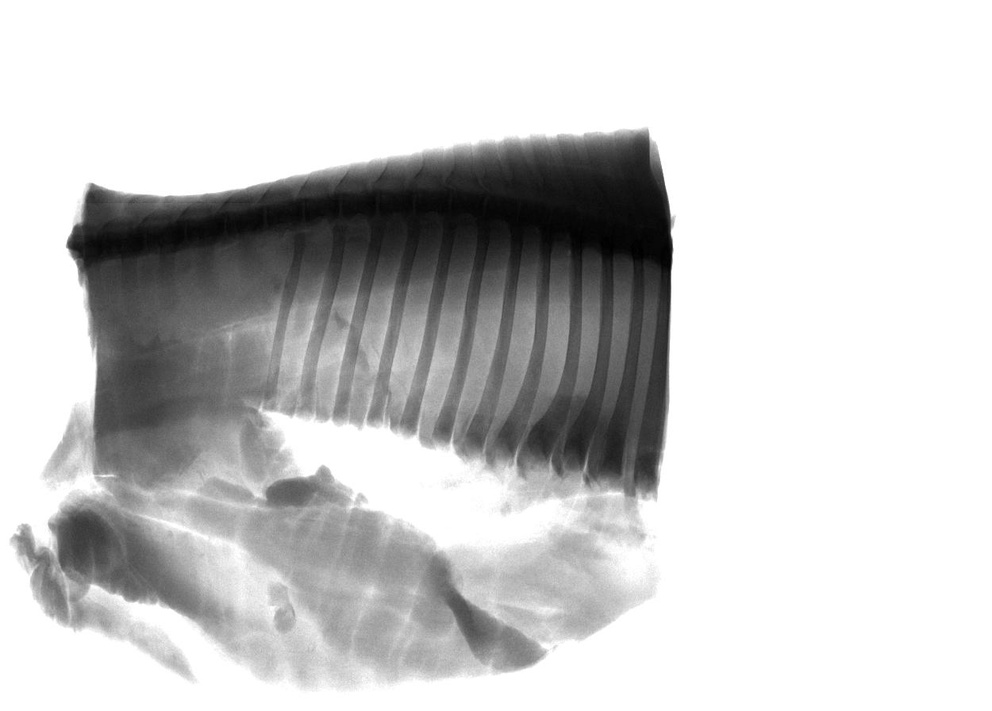
#> input picture opencv/jpegimages/xray_20180116_123140.pnm.jpg, 992 x 711 px, shrunk from 1250 x 896 before the run; its folder holds only this picture in this run
$ python roi_with_mean.py --impath jpegimages/xray_20180116_123140.pnm.jpg
#> lines starting #> are read from the running program, lines starting #| are printed output that depends on the picture; after the words box and inside, x2 and y2 are one past the last pixel; in counts of white or black regions, pixels touching at a corner belong together
import cv2
import argparse
import numpy as np
import os
import glob
import ntpath
from pathlib import Path
import time


def main():
    parser = argparse.ArgumentParser(description='Canny threshold values')
    parser.add_argument('--impath',
                        default="/home/soumik/code/nikko_debone/out/JPEGImages/*.jpg",
                        type=str,
                        help='Image Path for JPEGImages')
    # [8 lines of commented-out code are left out]

    args = parser.parse_args()


    count = 0
    save_dir = "roi_output/"
    for bb, file in enumerate(glob.glob(args.impath)):
        print(bb, file)
        head, tail = ntpath.split(file)


        start_time = time.time()
        new_img = crop_roi(file)

        count +=  (time.time() - start_time)
        os.makedirs(save_dir, exist_ok=True)
        cv2.imwrite(save_dir + "{}".format(tail), new_img)
        cv2.waitKey(0)
    print("--- %s seconds ---" % count)

def crop_roi(path, sigma=0.15):
#> called with path = 'jpegimages/xray_20180116_123140.pnm.jpg', sigma = 0.15
    image = cv2.imread(path)
#> image is the input picture: shape (711, 992, 3); min 0, max 255, mean 202.8


    sigma=0.33
    v = np.mean(image)
#> v = 202.8
    # apply automatic Canny edge detection using the computed median
    lower = int(max(0, (1.0 - sigma) * v))
#> lower = 135
    upper = int(min(255, (1.0 + sigma) * v))
#> upper = 255


    edged = cv2.Canny(image, lower, upper)
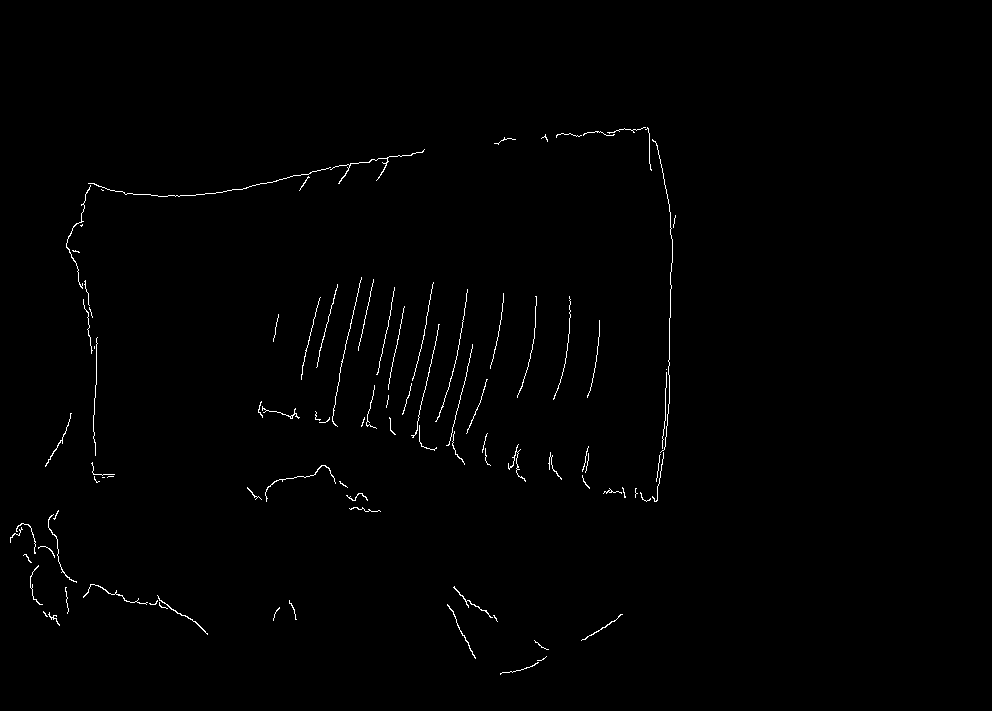
#> edged: shape (711, 992); 0.71% white in thin lines or dots, all inside (x1, y1, x2, y2) = (10, 127, 676, 675)

    kernel = cv2.getStructuringElement(cv2.MORPH_RECT, (7, 7))
    closed = cv2.morphologyEx(edged, cv2.MORPH_CLOSE, kernel)
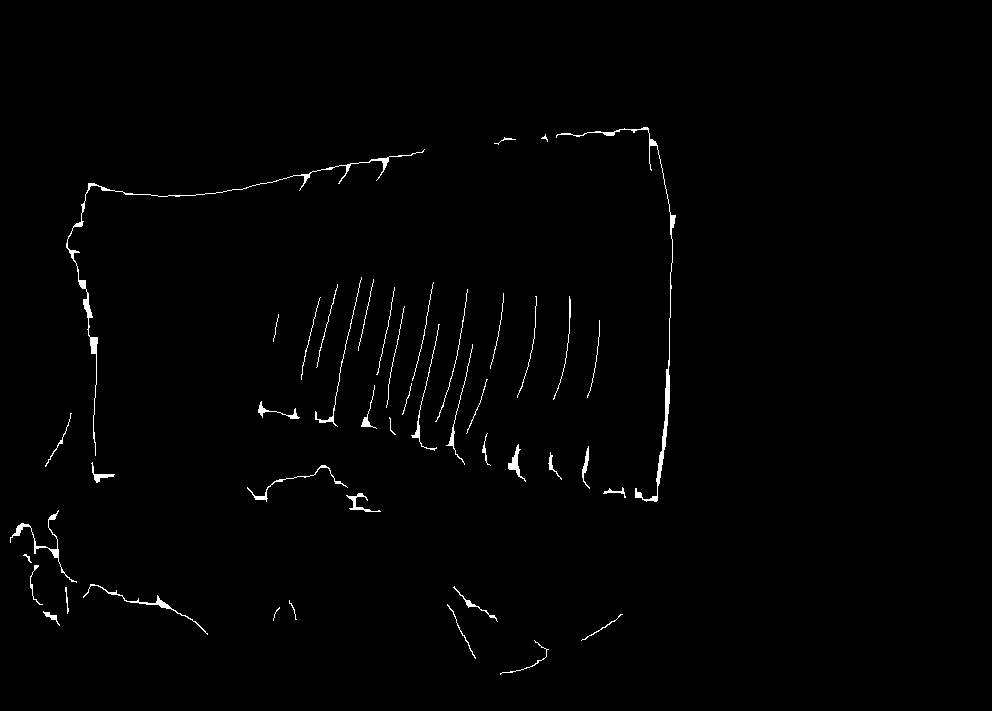
#> closed: shape (711, 992); 0.97% white; 45 white regions (2 under 20 px)
    (cnts, _) = cv2.findContours(closed.copy(), cv2.RETR_EXTERNAL,
                                 cv2.CHAIN_APPROX_SIMPLE)
#> cnts = 45 contours, 22 with area under 20; largest, box (x1, y1, x2, y2) and area: (556, 127, 676, 502) 602, (66, 149, 425, 456) 538, (10, 510, 77, 583) 198, (83, 584, 208, 635) 160, (508, 444, 526, 482) 141

    if len(cnts) != 0:
        # find the contour with the biggest area
        c_max = max(cnts, key=cv2.contourArea)
#> c_max = contour of 259 points, box (x1, y1, x2, y2) (556, 127, 676, 502), area 602
        x, y, w, h = cv2.boundingRect(c_max)
#> x = 556; y = 127; w = 120; h = 375
        new_img = image[y:y + h, x:x + w]
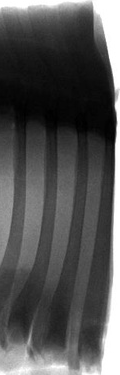
#> new_img: shape (375, 120, 3); min 0, max 255, mean 84
    return new_img


if __name__ == "__main__":
    main()

$ run again, on opencv/jpegimages/xray_20180116_123634.pnm.jpg
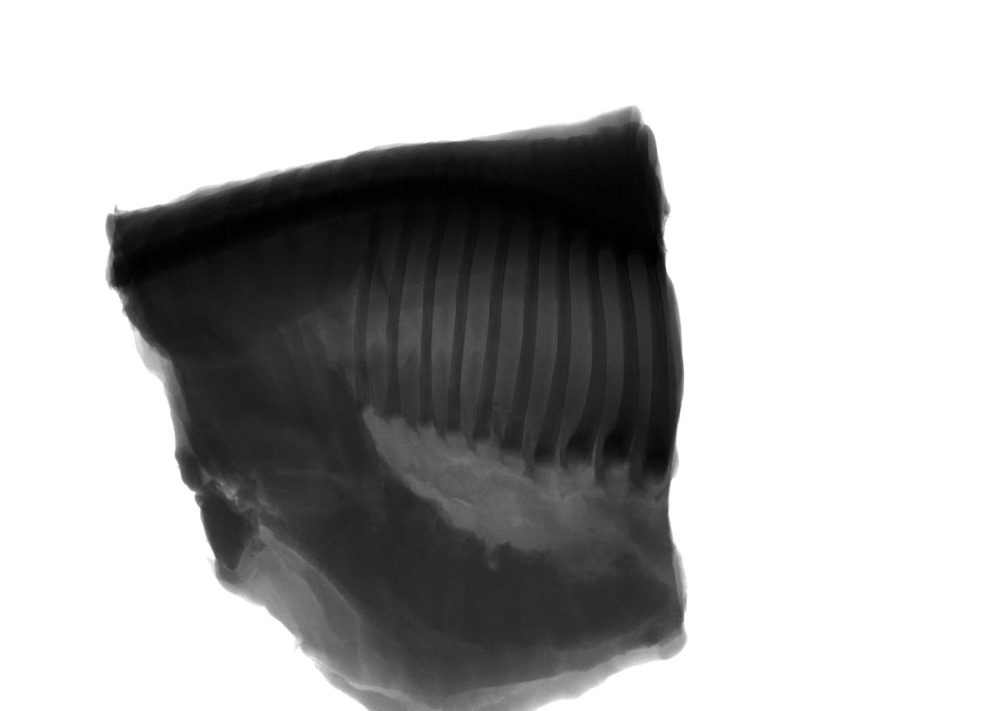
#> input picture opencv/jpegimages/xray_20180116_123634.pnm.jpg, 992 x 711 px, shrunk from 1250 x 896 before the run
#> in crop_roi, image is the input picture: shape (711, 992, 3); min 0, max 255, mean 178.1
#> v = 178.1
#> lower = 119
#> upper = 236
#> in crop_roi, `edged = cv2.Canny(image, lower, upper)`:
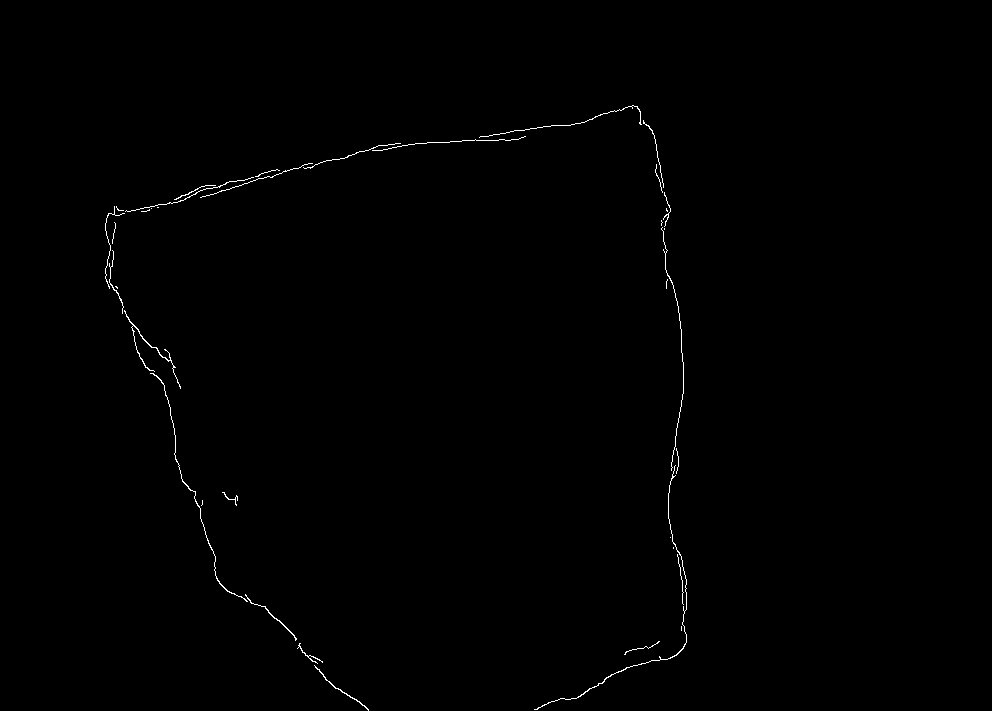
#> edged: shape (711, 992); 0.39% white in thin lines or dots, all inside (x1, y1, x2, y2) = (105, 105, 687, 711)
#> closed: shape (711, 992); 0.67% white; 4 white regions
#> cnts = 4 contours, 1 with area under 20; largest, box (x1, y1, x2, y2) and area: (105, 105, 687, 711) 2846, (297, 643, 369, 711) 138, (222, 492, 238, 506) 26
#> c_max = contour of 1383 points, box (x1, y1, x2, y2) (105, 105, 687, 711), area 2846
#> x = 105; w = 582; h = 606
#> in crop_roi, `new_img = image[y:y + h, x:x + w]`:
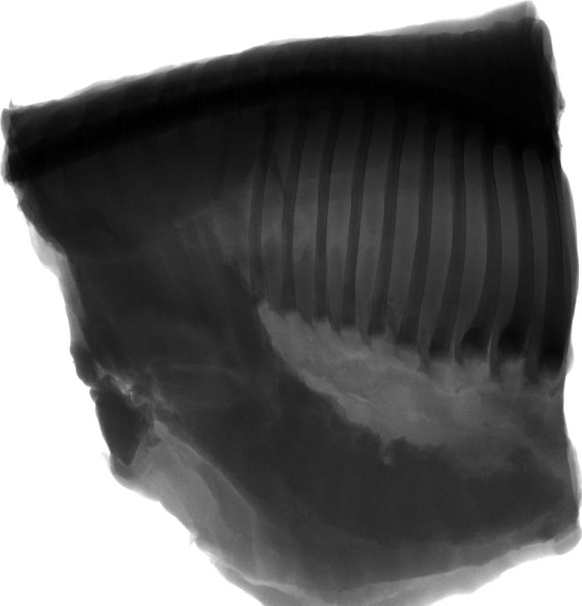
#> new_img: shape (606, 582, 3); min 0, max 255, mean 101.3

$ run again, on opencv/jpegimages/xray_20180116_123712.pnm.jpg
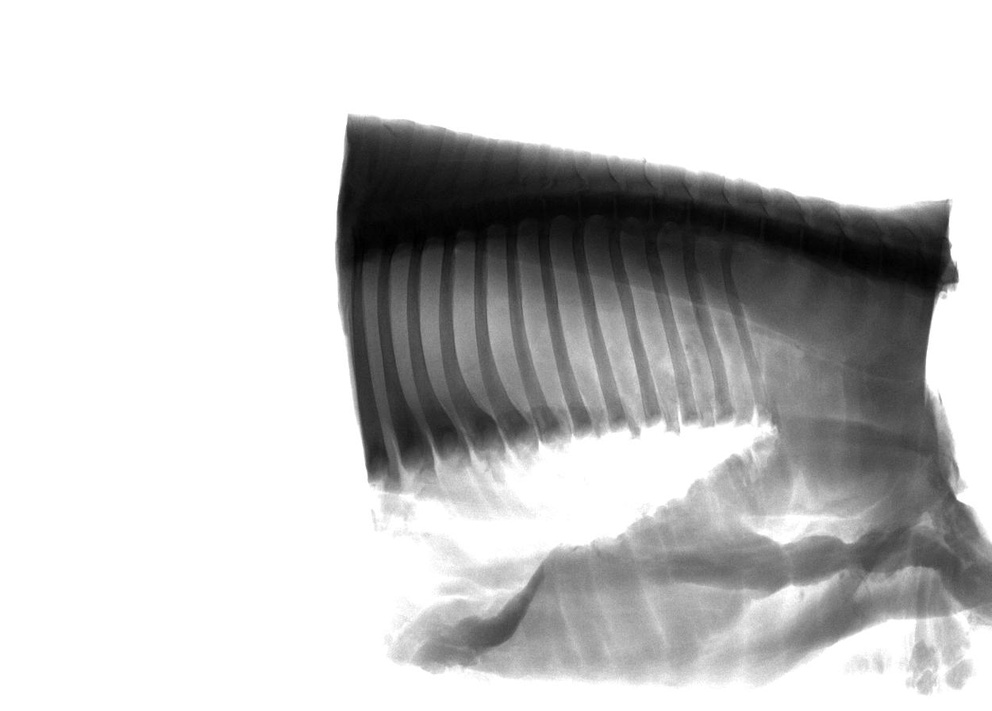
#> input picture opencv/jpegimages/xray_20180116_123712.pnm.jpg, 992 x 711 px, shrunk from 1250 x 896 before the run
#> in crop_roi, image is the input picture: shape (711, 992, 3); min 0, max 255, mean 200.6
#> v = 200.6
#> lower = 134
#> upper = 255
#> in crop_roi, `edged = cv2.Canny(image, lower, upper)`:
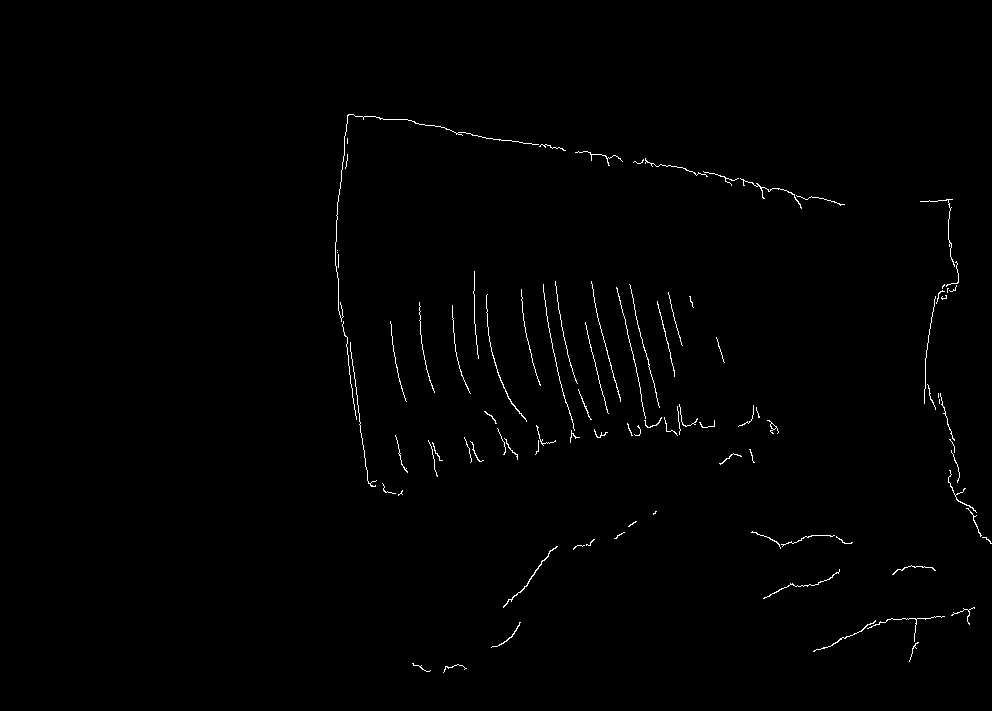
#> edged: shape (711, 992); 0.7% white in thin lines or dots, all inside (x1, y1, x2, y2) = (335, 114, 992, 673)
#> closed: shape (711, 992); 0.99% white; 45 white regions (5 under 20 px)
#> cnts = 45 contours, 25 with area under 20; largest, box (x1, y1, x2, y2) and area: (920, 199, 992, 544) 662, (335, 114, 566, 496) 619, (633, 158, 845, 209) 270, (616, 287, 715, 436) 262, (813, 616, 945, 662) 130
#> c_max = contour of 343 points, box (x1, y1, x2, y2) (920, 199, 992, 544), area 662
#> x = 920; y = 199; w = 72; h = 345
#> in crop_roi, `new_img = image[y:y + h, x:x + w]`:
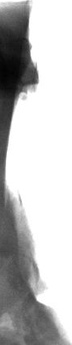
#> new_img: shape (345, 72, 3); min 2, max 255, mean 190.8

$ run again, on opencv/jpegimages/xray_20180116_123740.pnm.jpg
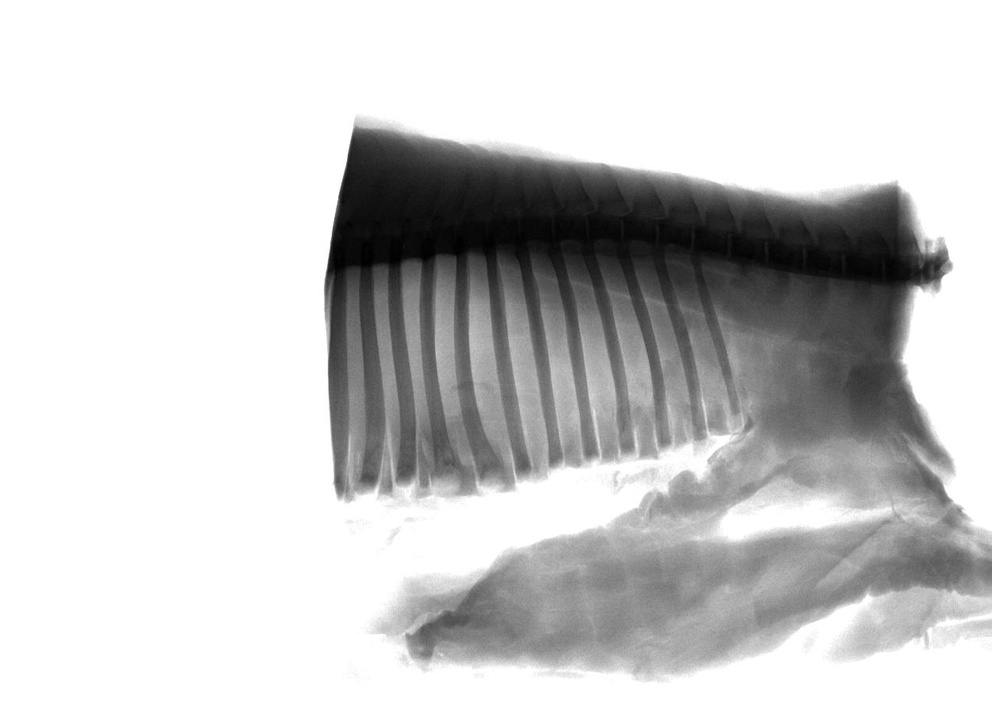
#> input picture opencv/jpegimages/xray_20180116_123740.pnm.jpg, 992 x 711 px, shrunk from 1250 x 896 before the run
#> in crop_roi, image is the input picture: shape (711, 992, 3); min 0, max 255, mean 201.9
#> v = 201.9
#> lower = 135
#> upper = 255
#> in crop_roi, `edged = cv2.Canny(image, lower, upper)`:
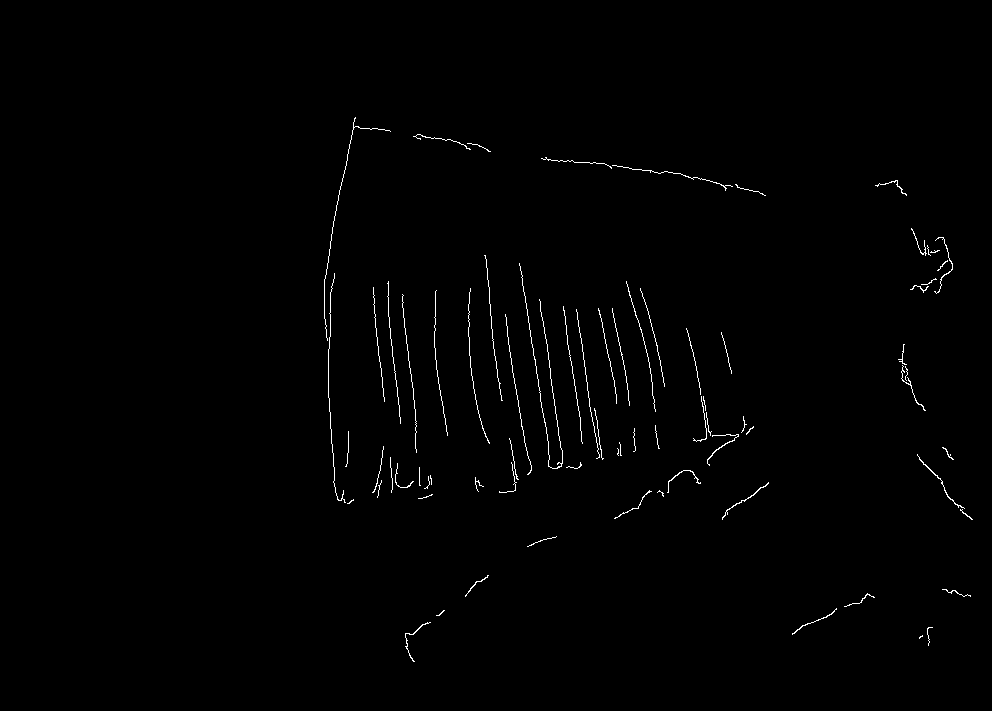
#> edged: shape (711, 992); 0.71% white in thin lines or dots, all inside (x1, y1, x2, y2) = (324, 117, 973, 662)
#> cnts = 47 contours, 22 with area under 20; largest, box (x1, y1, x2, y2) and area: (324, 117, 391, 504) 388, (910, 237, 953, 294) 249, (693, 396, 739, 466) 213, (576, 309, 604, 460) 186, (911, 228, 940, 256) 134
#> c_max = contour of 224 points, box (x1, y1, x2, y2) (324, 117, 391, 504), area 388
#> x = 324; y = 117; w = 67; h = 387
#> in crop_roi, `new_img = image[y:y + h, x:x + w]`:
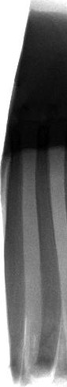
#> new_img: shape (387, 67, 3); min 0, max 255, mean 108.9

$ run again, on opencv/jpegimages/xray_20180116_123233.pnm.jpg
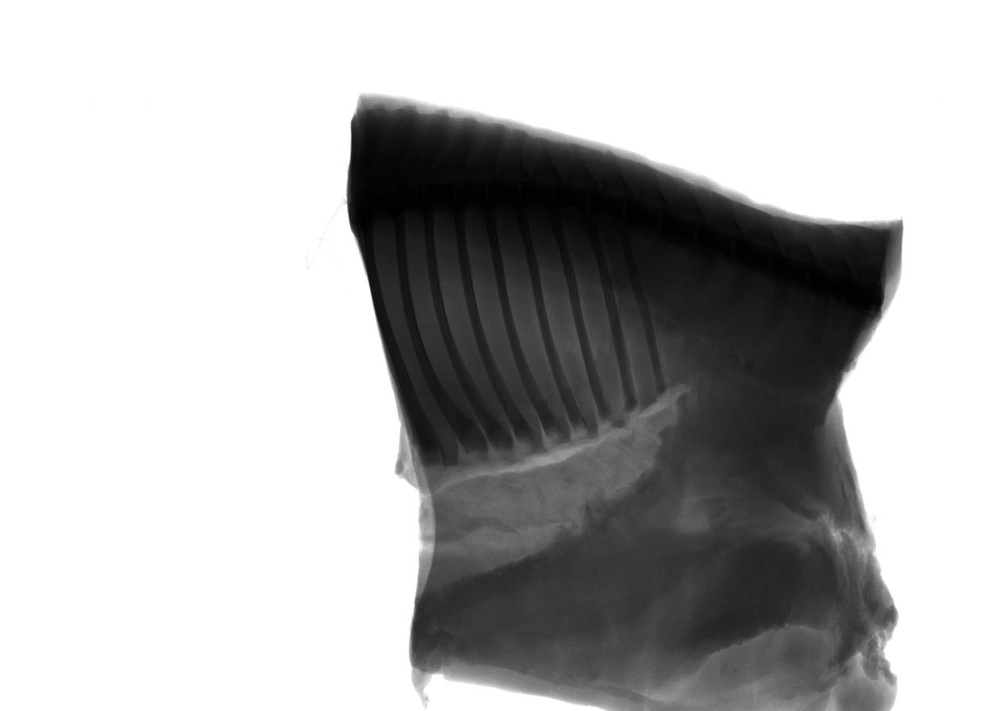
#> input picture opencv/jpegimages/xray_20180116_123233.pnm.jpg, 992 x 711 px, shrunk from 1250 x 896 before the run
#> in crop_roi, image is the input picture: shape (711, 992, 3); min 0, max 255, mean 180.5
#> v = 180.5
#> lower = 120
#> upper = 240
#> in crop_roi, `edged = cv2.Canny(image, lower, upper)`:
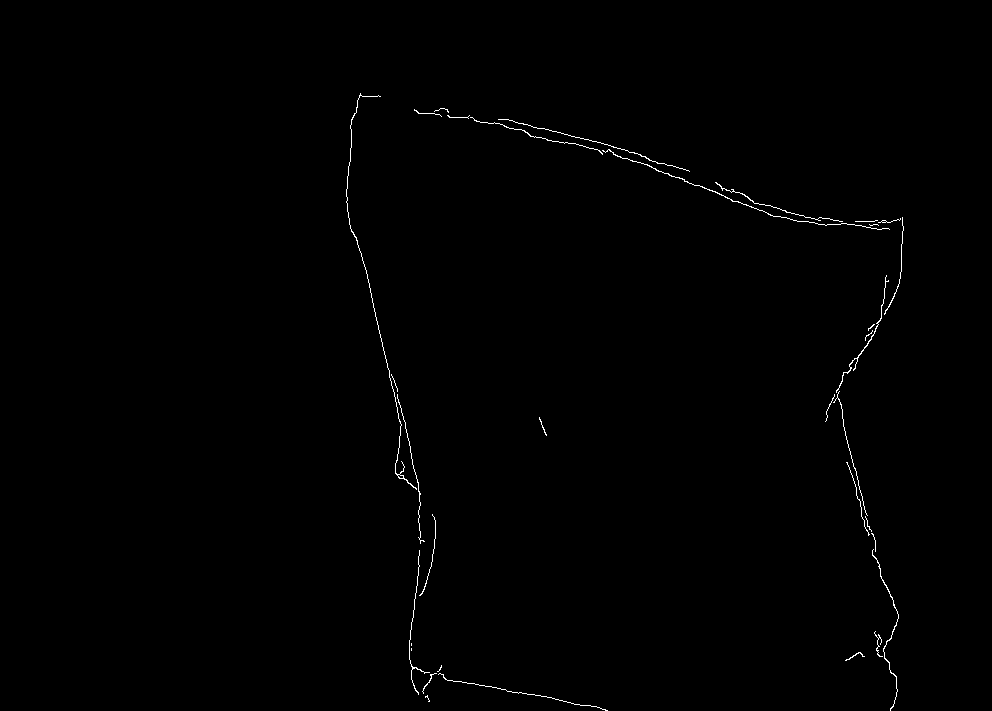
#> edged: shape (711, 992); 0.43% white in thin lines or dots, all inside (x1, y1, x2, y2) = (346, 93, 904, 711)
#> closed: shape (711, 992); 0.83% white; 5 white regions
#> cnts = 5 contours, 1 with area under 20; largest, box (x1, y1, x2, y2) and area: (414, 108, 904, 711) 3510, (346, 93, 425, 544) 1008, (409, 514, 608, 711) 502, (845, 652, 865, 661) 22
#> c_max = contour of 966 points, box (x1, y1, x2, y2) (414, 108, 904, 711), area 3510
#> x = 414; y = 108; w = 490; h = 603
#> in crop_roi, `new_img = image[y:y + h, x:x + w]`:
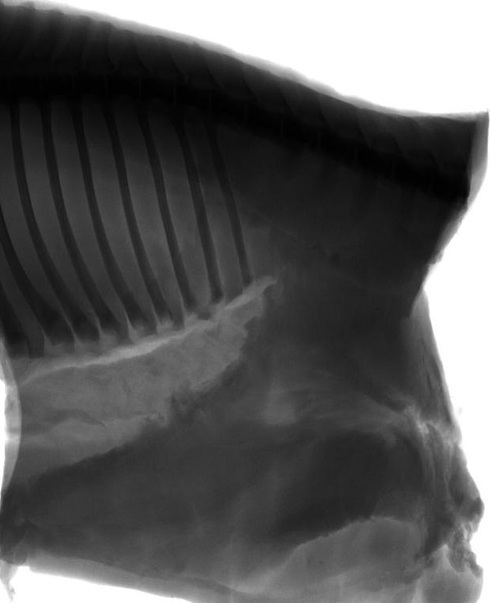
#> new_img: shape (603, 490, 3); min 0, max 255, mean 89.4
